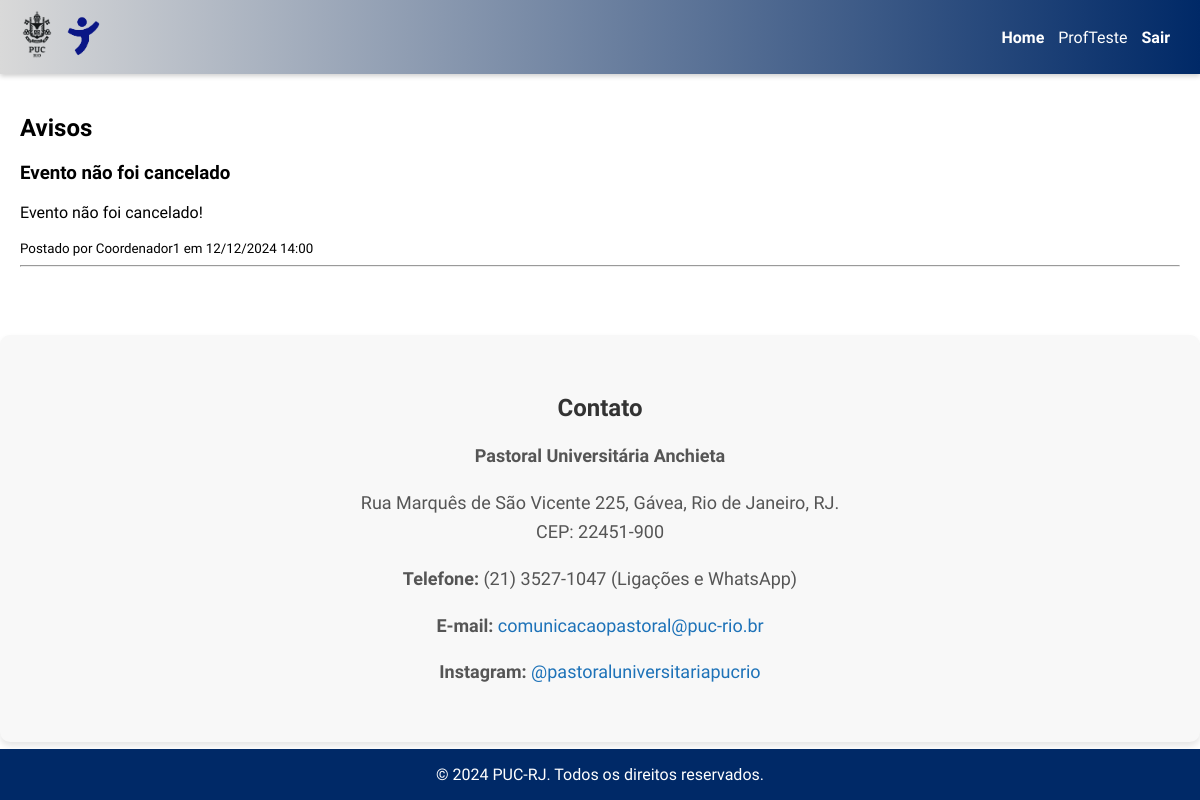
The app's page /avisos/ (signed in) with its own data.
### avisos/models.py (models this page shows, shortened)
class CustomUser(AbstractUser):
    coordenador = models.BooleanField(default=False)
    professor = models.BooleanField(default=False)

class Aviso(models.Model):
    title = models.CharField(max_length=255)
    content = models.TextField()
    created_at = models.DateTimeField(auto_now_add=True)
    author = models.ForeignKey(CustomUser, on_delete=models.CASCADE)

### avisos/views.py (the view)
# urls.py: path('avisos/', avisos, name='avisos'),
def avisos(request):
    avisos = Aviso.objects.all().order_by('-created_at')
    return render(request, 'avisos.html', {'avisos': avisos})

### avisos/templates/avisos.html (shortened to what this page needs)
{% extends 'base.html' %}
{% block content %}
<h2>Avisos</h2>
{% if avisos %}
    {% for aviso in avisos %}
        <div>
            <h3>{{ aviso.title }}</h3>
            <p>{{ aviso.content }}</p>
            <small>Postado por {{ aviso.author.username }} em {{ aviso.created_at|date:"d/m/Y H:i" }}</small>
        </div>
        <hr>
    {% endfor %}
{% else %}
    <p>Não há avisos ainda.</p>
{% endif %}
{% endblock %}

### avisos/templates/base.html (shortened to what this page needs)
<!DOCTYPE html>
<html lang="en">
{% load static %}
<head>
    <link rel="stylesheet" href="{% static 'css/style.css' %}">
</head>
<body>
    <header class="top-bar">
        <div class="logo">
            <img src="{% static 'images/puc-rio.png' %}" alt="Logo da PUC-RJ">
            <img src="{% static 'images/logo2.png' %}" alt="Logo do Pré-Vestibular">
        </div>
        <nav class="nav-links">
            <a href="{% url 'home' %}">Home</a>
            {% if user.is_authenticated %}
                <span>{{ user.username }}</span>
                <a href="{% url 'logout' %}">Sair</a>
            {% else %}
                <a href="{% url 'login' %}">Entrar</a>
                <a href="{% url 'register' %}">Registrar</a>
            {% endif %}
        </nav>
    </header>
    <main>
        {% block content %}
        {% endblock %}
    </main>
    <section class="contato">
        <h2>Contato</h2>
        <p><strong>Pastoral Universitária Anchieta</strong></p>
        <p>Rua Marquês de São Vicente 225, Gávea, Rio de Janeiro, RJ.<br>CEP: 22451-900</p>
        <p><strong>Telefone:</strong> (21) 3527-1047 (Ligações e WhatsApp)</p>
        <p><strong>E-mail:</strong> <a href="mailto:comunicacaopastoral@puc-rio.br">comunicacaopastoral@puc-rio.br</a></p>
        <p><strong>Instagram:</strong> <a href="https://www.instagram.com/pastoraluniversitariapucrio" target="_blank">@pastoraluniversitariapucrio</a></p>
    </section>
    <footer class="footer">
        <div class="footer-content">
            <p>&copy; 2024 PUC-RJ. Todos os direitos reservados.</p>
        </div>
    </footer>
</body>
</html>

### avisos/static/css/style.css (style rules this page uses)
body, html { margin: 0; padding: 0; font-family: 'Rethink Sans'; }
.top-bar { display: flex; align-items: center; justify-content: space-between; background: linear-gradient(to right, #d9d9d9, #002967); padding: 10px 20px; color: white; box-shadow: 0 2px 5px rgba(0, 0, 0, 0.2); }
.logo img { height: 50px; }
.nav-links a { color: white; text-decoration: none; margin-right:10px; margin-left: 10px; font-weight: bold; }
main { padding: 20px; }
.footer { text-align: center; background-color: #002967; color: white; position: fixed; bottom: 0; width: 100%; }
.contato { background-color: #f8f8f8; padding: 40px; text-align: center; border-radius: 10px; margin-top: 40px; box-shadow: 0 4px 6px rgba(0, 0, 0, 0.1); }
.contato h2 { font-size: 24px; color: #333; margin-bottom: 20px; font-weight: bold; }
.contato p { font-size: 18px; color: #555; line-height: 1.6; margin-bottom: 15px; }
.contato a { color: #1d72b8; text-decoration: none; }

### records on screen
CustomUser: username "ProfTeste"
Aviso: title "Evento não foi cancelado", content "Evento não foi cancelado!", author.username "Coordenador1", created_at "12/12/2024 14:00"
